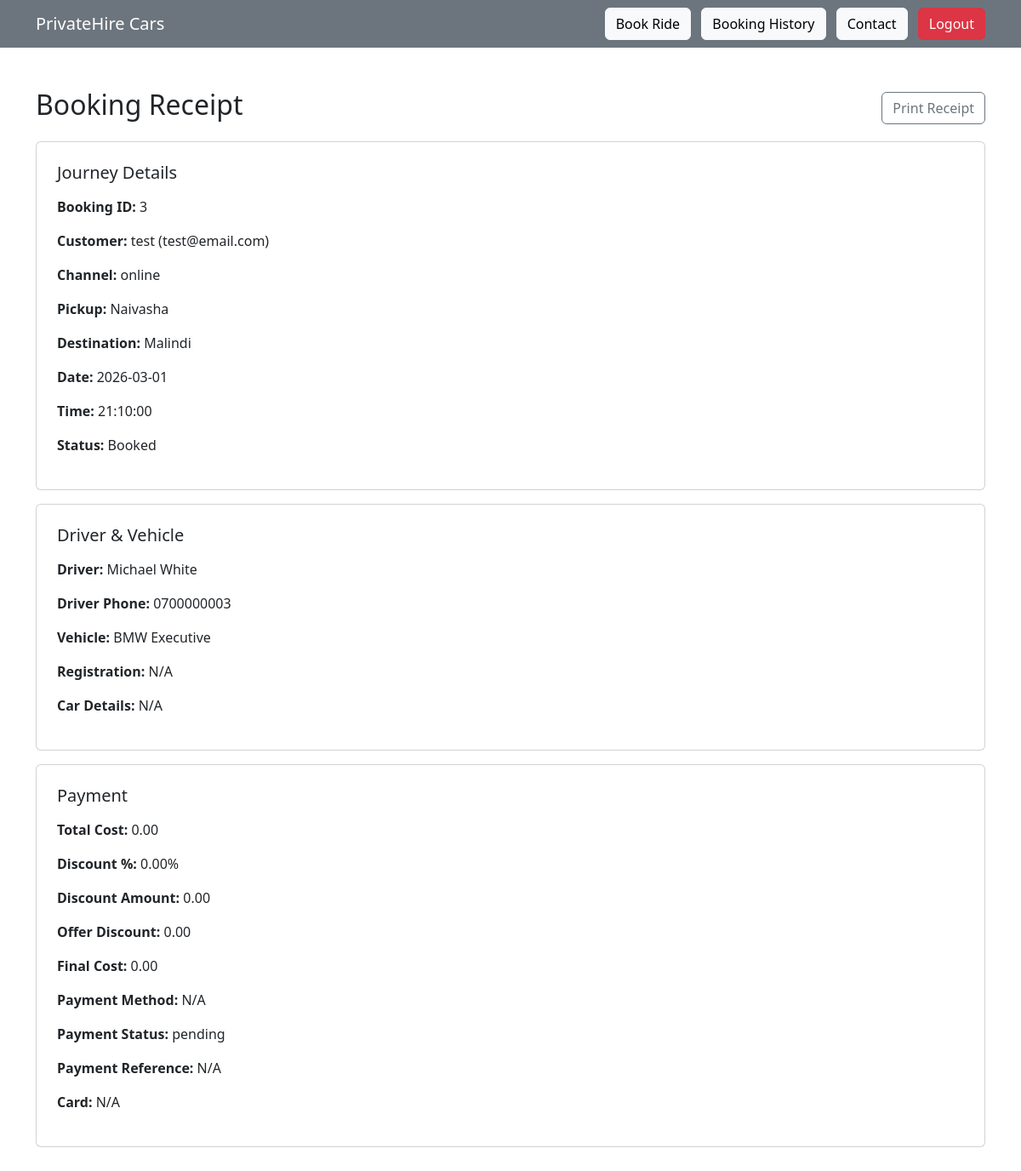
Screenshot of /booking/receipt.php?id=3 (signed in) with the database file from the repository.
### tables this page shows
CREATE TABLE `bookings` (
  `id` int(11) NOT NULL,
  `user_id` int(11) DEFAULT NULL,
  `pickup` varchar(255) DEFAULT NULL,
  `destination` varchar(255) DEFAULT NULL,
  `journey_date` date DEFAULT NULL,
  `journey_time` time DEFAULT NULL,
  `passengers` int(11) DEFAULT NULL,
  `vehicle_id` int(11) DEFAULT NULL,
  `status` varchar(50) DEFAULT 'Booked',
  `driver_id` int(11) DEFAULT NULL,
  `notification_preference` enum('sms','email','both') DEFAULT 'sms',
  `confirmation_sent` tinyint(1) DEFAULT 0,
  `reminder_sent` tinyint(1) DEFAULT 0
);

CREATE TABLE `users` (
  `id` int(11) NOT NULL,
  `username` varchar(50) DEFAULT NULL,
  `email` varchar(100) DEFAULT NULL,
  `password` varchar(255) DEFAULT NULL,
  `phone` varchar(20) DEFAULT NULL,
  `role` varchar(20) DEFAULT 'customer',
  `reset_token` varchar(255) DEFAULT NULL,
  `reset_expires` datetime DEFAULT NULL,
  `reset_expires_at` datetime DEFAULT NULL
);

CREATE TABLE `drivers` (
  `id` int(11) NOT NULL,
  `name` varchar(100) DEFAULT NULL,
  `phone` varchar(20) DEFAULT NULL,
  `vehicle_id` int(11) DEFAULT NULL
);

CREATE TABLE `vehicles` (
  `id` int(11) NOT NULL,
  `name` varchar(50) DEFAULT NULL,
  `seats` int(11) DEFAULT NULL,
  `price` decimal(10,2) DEFAULT NULL,
  `price_per_km` decimal(10,2) DEFAULT NULL,
  `registration_number` varchar(50) DEFAULT NULL,
  `colour` varchar(50) DEFAULT NULL,
  `make` varchar(50) DEFAULT NULL,
  `model` varchar(50) DEFAULT NULL
);

### config/services.php (called while the page is built, shortened)
<?php
if (!function_exists('privatehire_mask_card')) {
    function privatehire_mask_card(?string $brand, ?string $last4): string
    {
        if (!$brand || !$last4) {
            return 'N/A';
        }
        return strtoupper($brand) . ' **** **** **** ' . $last4;
    }
}

### booking/receipt.php (the view, shortened to what this page needs)
<?php
include "../config/db.php";
include "../config/services.php";
include "../navbar.php";
$id = (int)($_GET['id'] ?? 0);
$userId = (int)$_SESSION['user_id'];
$isAdmin = isset($_SESSION['role']) && $_SESSION['role'] === 'admin';
$where = $isAdmin ? "bookings.id={$id}" : "bookings.id={$id} AND bookings.user_id={$userId}";
$sql = "
    SELECT bookings.*, drivers.name AS driver_name, drivers.phone AS driver_phone,
           vehicles.name AS vehicle_name, vehicles.registration_number, vehicles.colour, vehicles.make, vehicles.model,
           users.username, users.email
    FROM bookings
    LEFT JOIN drivers ON bookings.driver_id = drivers.id
    LEFT JOIN vehicles ON bookings.vehicle_id = vehicles.id
    LEFT JOIN users ON bookings.user_id = users.id
    WHERE {$where}
    LIMIT 1
";
$result = $conn->query($sql);
$row = $result->fetch_assoc();
?>
<div class="container mt-5 mb-5">
    <div class="d-flex justify-content-between align-items-center">
        <h2>Booking Receipt</h2>
        <button class="btn btn-outline-secondary" onclick="window.print()">Print Receipt</button>
    </div>
    <div class="card p-4 mt-3">
        <h5 class="mb-3">Journey Details</h5>
        <p><b>Booking ID:</b> <?php echo (int)$row['id']; ?></p>
        <p><b>Customer:</b> <?php echo htmlspecialchars($row['username'] ?? 'N/A'); ?> (<?php echo htmlspecialchars($row['email'] ?? 'N/A'); ?>)</p>
        <p><b>Channel:</b> <?php echo htmlspecialchars($row['booking_channel'] ?? 'online'); ?></p>
        <p><b>Pickup:</b> <?php echo htmlspecialchars($row['pickup']); ?></p>
        <p><b>Destination:</b> <?php echo htmlspecialchars($row['destination']); ?></p>
        <p><b>Date:</b> <?php echo htmlspecialchars($row['journey_date']); ?></p>
        <p><b>Time:</b> <?php echo htmlspecialchars($row['journey_time']); ?></p>
        <p><b>Status:</b> <?php echo htmlspecialchars($row['status']); ?></p>
    </div>
    <div class="card p-4 mt-3">
        <h5 class="mb-3">Driver & Vehicle</h5>
        <p><b>Driver:</b> <?php echo htmlspecialchars($row['driver_name'] ?? 'Not assigned'); ?></p>
        <p><b>Driver Phone:</b> <?php echo htmlspecialchars($row['driver_phone'] ?? 'N/A'); ?></p>
        <p><b>Vehicle:</b> <?php echo htmlspecialchars($row['vehicle_name'] ?? 'N/A'); ?></p>
        <p><b>Registration:</b> <?php echo htmlspecialchars($row['registration_number'] ?? 'N/A'); ?></p>
        <p><b>Car Details:</b> <?php echo htmlspecialchars(trim(($row['colour'] ?? '') . ' ' . ($row['make'] ?? '') . ' ' . ($row['model'] ?? '')) ?: 'N/A'); ?></p>
    </div>
    <div class="card p-4 mt-3">
        <h5 class="mb-3">Payment</h5>
        <p><b>Total Cost:</b> <?php echo number_format((float)($row['total_cost'] ?? 0), 2); ?></p>
        <p><b>Discount %:</b> <?php echo number_format((float)($row['discount_percent'] ?? 0), 2); ?>%</p>
        <p><b>Discount Amount:</b> <?php echo number_format((float)($row['discount_amount'] ?? 0), 2); ?></p>
        <p><b>Offer Discount:</b> <?php echo number_format((float)($row['offer_discount_amount'] ?? 0), 2); ?></p>
        <p><b>Final Cost:</b> <?php echo number_format((float)($row['final_cost'] ?? 0), 2); ?></p>
        <p><b>Payment Method:</b> <?php echo htmlspecialchars($row['payment_method'] ?? 'N/A'); ?></p>
        <p><b>Payment Status:</b> <?php echo htmlspecialchars($row['payment_status'] ?? 'N/A'); ?></p>
        <p><b>Payment Reference:</b> <?php echo htmlspecialchars($row['payment_reference'] ?? 'N/A'); ?></p>
        <p><b>Card:</b> <?php echo htmlspecialchars(privatehire_mask_card($row['card_brand'] ?? null, $row['card_last4'] ?? null)); ?></p>
    </div>
</div>

### rows the page displays
bookings: id "3", user.username "test", user.email "test@email.com", booking_channel "online", pickup "Naivasha", destination "Malindi", journey_date "2026-03-01", journey_time "21:10:00", status "Booked", driver.name "Michael White", driver.phone "0700000003", vehicle.name "BMW Executive", vehicle.registration_number "N/A", vehicle.model "N/A", total_cost "0.00", discount_percent "0.00", discount_amount "0.00", offer_discount_amount "0.00", final_cost "0.00", payment_method "N/A", payment_status "pending", payment_reference "N/A", card_brand+card_last4 "N/A"
